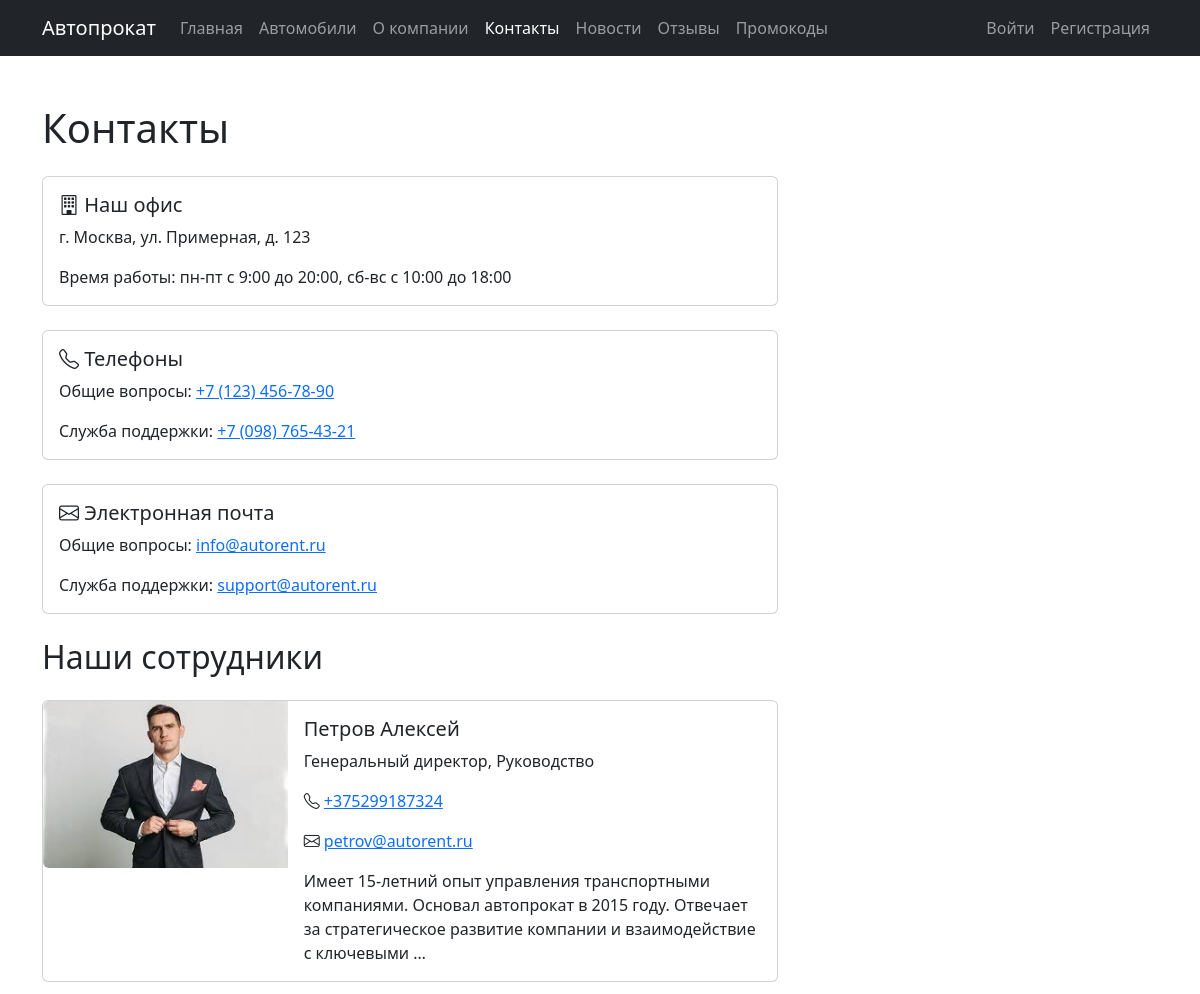
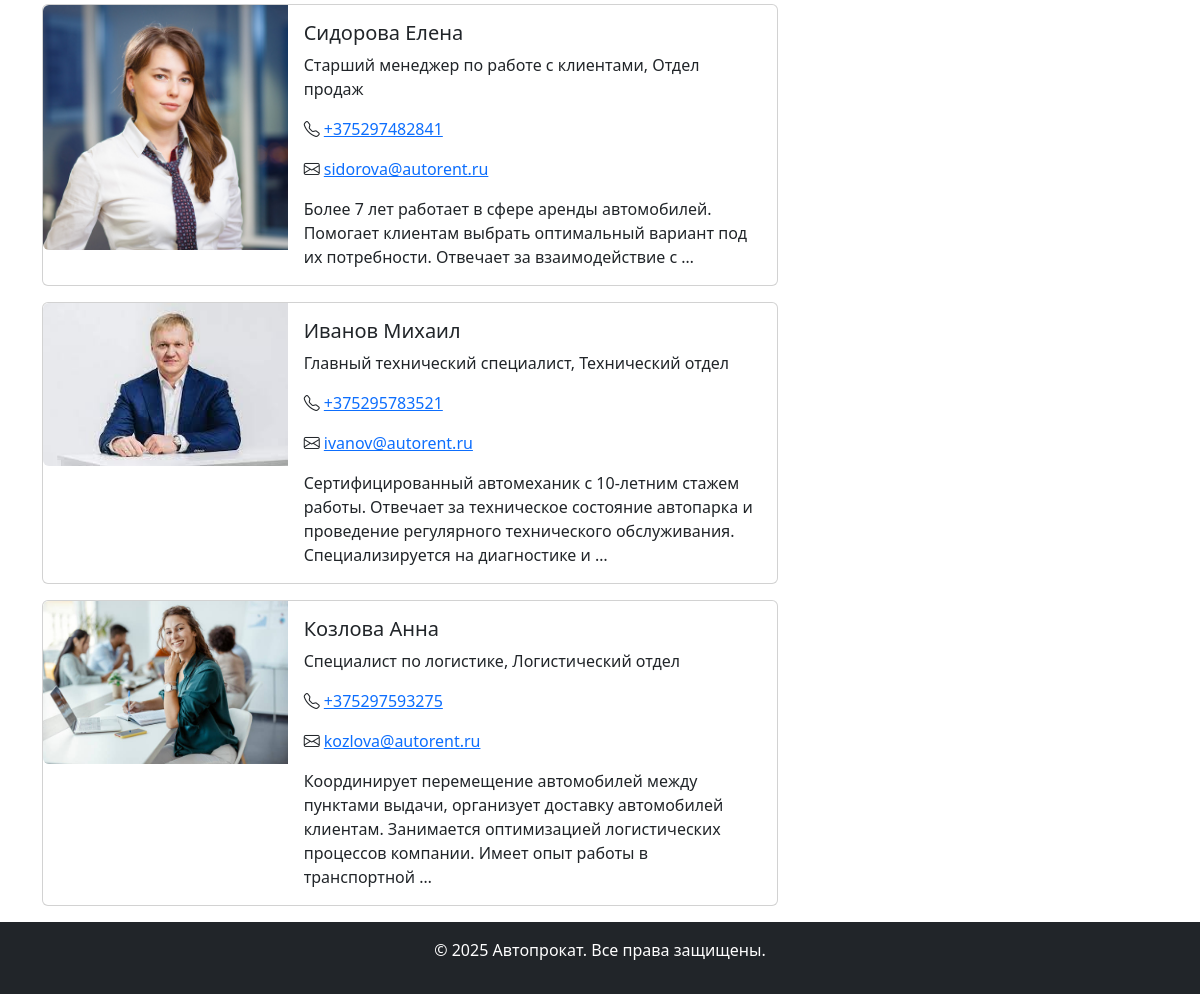
/contacts/, run on the app's committed database (2 pictures, top to bottom).
### content/models.py (models this page shows, shortened)
class Contact(models.Model):
    first_name = models.CharField(max_length=100, verbose_name='Имя')
    last_name = models.CharField(max_length=100, verbose_name='Фамилия')
    position = models.CharField(max_length=100, verbose_name='Должность')
    department = models.CharField(max_length=100, verbose_name='Отдел')
    email = models.EmailField(verbose_name='Email')
    phone = models.CharField(max_length=20, verbose_name='Телефон')
    photo = models.ImageField(upload_to='contacts/', blank=True, null=True, verbose_name='Фотография')
    bio = models.TextField(blank=True, null=True, verbose_name='Биография')
    is_main_contact = models.BooleanField(default=False, verbose_name='Основной контакт')
    order = models.PositiveIntegerField(default=0, verbose_name='Порядок отображения')
    created_at = models.DateTimeField(auto_now_add=True, verbose_name='Дата создания')
    updated_at = models.DateTimeField(auto_now=True, verbose_name='Дата обновления')
    class Meta:
        verbose_name = 'Контактное лицо'
        verbose_name_plural = 'Контактные лица'
        ordering = ['order', 'last_name', 'first_name']
    def get_full_name(self):
        return f"{self.last_name} {self.first_name}"

### content/views.py (the view)
# urls.py: path('contacts/', views.ContactsView.as_view(), name='contacts'),
class ContactsView(View):
    template_name = 'content/contacts.html'
    def get(self, request):
        contacts = Contact.objects.all().order_by('order', 'last_name', 'first_name')
        try:
            company_info = CompanyInfo.objects.first()
        except CompanyInfo.DoesNotExist:
            company_info = None
        context = {
            'contacts': contacts,
            'company_info': company_info
        }
        return render(request, self.template_name, context)

### authentication/context_processors.py (called while the page is built, shortened)
def user_role(request):
    context = {}
    return context

### templates/content/contacts.html (shortened to what this page needs)
{% extends 'base.html' %}
{% block content %}
    <div class="container mt-5">
        <div class="row">
            <div class="col-md-8">
                <h1 class="mb-4">Контакты</h1>
                {% if company_info %}
                    <div class="card mb-4">
                        <div class="card-body">
                            <h5 class="card-title"><i class="bi bi-building"></i> Наш офис</h5>
                            <p class="card-text">{{ company_info.address }}</p>
                            <p class="card-text">Время работы: {{ company_info.working_hours }}</p>
                        </div>
                    </div>
                    <div class="card mb-4">
                        <div class="card-body">
                            <h5 class="card-title"><i class="bi bi-telephone"></i> Телефоны</h5>
                            <p class="card-text">Общие вопросы: <a href="tel:{{ company_info.phone }}">{{ company_info.phone }}</a></p>
                        </div>
                    </div>
                    <div class="card mb-4">
                        <div class="card-body">
                            <h5 class="card-title"><i class="bi bi-envelope"></i> Электронная почта</h5>
                            <p class="card-text">Общие вопросы: <a href="mailto:{{ company_info.email }}">{{ company_info.email }}</a></p>
                        </div>
                    </div>
                {% else %}
                    <div class="card mb-4">
                        <div class="card-body">
                            <h5 class="card-title"><i class="bi bi-building"></i> Наш офис</h5>
                            <p class="card-text">г. Москва, ул. Примерная, д. 123</p>
                            <p class="card-text">Время работы: пн-пт с 9:00 до 20:00, сб-вс с 10:00 до 18:00</p>
                        </div>
                    </div>
                    <div class="card mb-4">
                        <div class="card-body">
                            <h5 class="card-title"><i class="bi bi-telephone"></i> Телефоны</h5>
                            <p class="card-text">Общие вопросы: <a href="tel:+71234567890">+7 (123) 456-78-90</a></p>
                            <p class="card-text">Служба поддержки: <a href="tel:+70987654321">+7 (098) 765-43-21</a></p>
                        </div>
                    </div>
                    <div class="card mb-4">
                        <div class="card-body">
                            <h5 class="card-title"><i class="bi bi-envelope"></i> Электронная почта</h5>
                            <p class="card-text">Общие вопросы: <a href="mailto:info@autorent.ru">info@autorent.ru</a></p>
                            <p class="card-text">Служба поддержки: <a href="mailto:support@autorent.ru">support@autorent.ru</a></p>
                        </div>
                    </div>
                {% endif %}
                <h2 class="mb-4">Наши сотрудники</h2>
                {% if contacts %}
                    {% for contact in contacts %}
                        <div class="card mb-3">
                            <div class="row g-0">
                                {% if contact.photo %}
                                    <div class="col-md-4">
                                        <img src="{{ contact.photo.url }}" class="img-fluid rounded-start" alt="{{ contact.get_full_name }}">
                                    </div>
                                {% endif %}
                                <div class="col {% if not contact.photo %}col-md-12{% else %}col-md-8{% endif %}">
                                    <div class="card-body">
                                        <h5 class="card-title">{{ contact.get_full_name }}</h5>
                                        <p class="card-text">{{ contact.position }}{% if contact.department %}, {{ contact.department }}{% endif %}</p>
                                        <p class="card-text"><i class="bi bi-telephone"></i> <a href="tel:{{ contact.phone }}">{{ contact.phone }}</a></p>
                                        <p class="card-text"><i class="bi bi-envelope"></i> <a href="mailto:{{ contact.email }}">{{ contact.email }}</a></p>
                                        {% if contact.bio %}
                                            <p class="card-text">{{ contact.bio|truncatewords:20 }}</p>
                                        {% endif %}
                                    </div>
                                </div>
                            </div>
                        </div>
                    {% endfor %}
                {% else %}
                    <div class="alert alert-info">
                        <p>Информация о сотрудниках скоро появится!</p>
                    </div>
                {% endif %}
            </div>
        </div>
    </div>
{% endblock %}

### data on the page
Contact: photo (picture), get_full_name "Петров Алексей", position "Генеральный директор", department "Руководство", phone "+375299187324", email "petrov@autorent.ru", bio "Имеет 15-летний опыт управления транспортными компаниями. Основал автопрокат в 2015 году. Отвечает за стратегическое развитие компании и взаимодействие с ключевыми …"
Contact: photo (picture), get_full_name "Сидорова Елена", position "Старший менеджер по работе с клиентами", department "Отдел продаж", phone "+375297482841", email "sidorova@autorent.ru", bio "Более 7 лет работает в сфере аренды автомобилей. Помогает клиентам выбрать оптимальный вариант под их потребности. Отвечает за взаимодействие с …"
Contact: photo (picture), get_full_name "Иванов Михаил", position "Главный технический специалист", department "Технический отдел", phone "+375295783521", email "ivanov@autorent.ru", bio "Сертифицированный автомеханик с 10-летним стажем работы. Отвечает за техническое состояние автопарка и проведение регулярного технического обслуживания. Специализируется на диагностике и …"
Contact: photo (picture), get_full_name "Козлова Анна", position "Специалист по логистике", department "Логистический отдел", phone "+375297593275", email "kozlova@autorent.ru", bio "Координирует перемещение автомобилей между пунктами выдачи, организует доставку автомобилей клиентам. Занимается оптимизацией логистических процессов компании. Имеет опыт работы в транспортной …"
